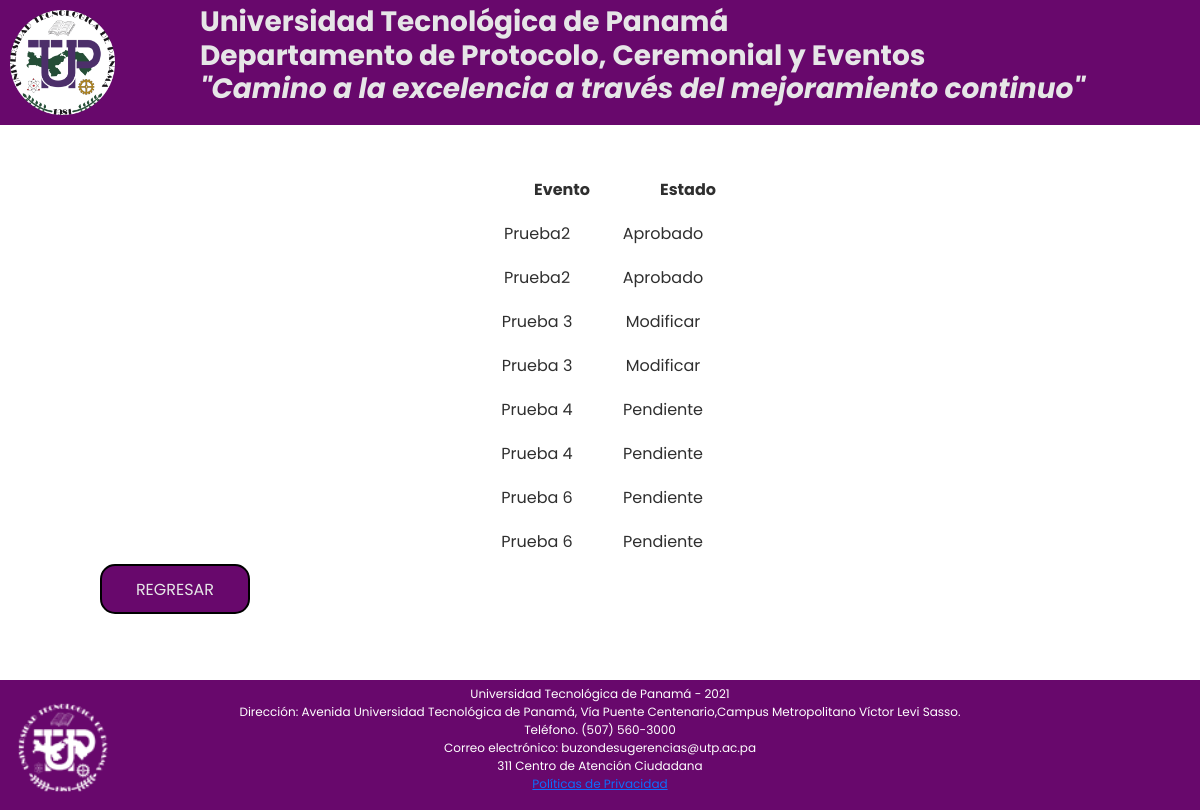
The page /paginas/estado.php (signed in) on the database its author committed.
### tables this page shows
CREATE TABLE `orden` (
  `idOrden` int(11) NOT NULL,
  `fechaActividad` date NOT NULL,
  `horaActividad` time NOT NULL,
  `fechaRetiro` date NOT NULL,
  `fechaDevolucion` date NOT NULL,
  `observacion` varchar(250) NOT NULL,
  `idLugar` int(11) NOT NULL,
  `idFacultad` int(11) NOT NULL,
  `nomActividad2` varchar(300) DEFAULT NULL,
  `estado` varchar(100) NOT NULL
);

### procesos/consultaUser.php (called while the page is built)
<?php
    include("../config/conexion.php");
    $id_usuario=$_SESSION['id'];
    $result=$conn->query("SELECT * FROM usuario WHERE id='$id_usuario'");
    $datoUser=$result->fetch(PDO::FETCH_OBJ);
?>

### paginas/estado.php (the view, shortened to what this page needs)
<?php
	include("../procesos/consultaUser.php");
	$sql=$conn->query("SELECT orden.nomActividad2, orden.estado, usuario.nombre, usuario.apellido,usuario.tipoUsuario FROM orden
	INNER JOIN orden_usuario ON orden.idOrden=orden_usuario.idOrden
	INNER JOIN usuario ON usuario.id=orden_usuario.idUsuario
	WHERE usuario.id='$datoUser->id'");
?>
<!DOCTYPE html>
<html>
<head>
	<link rel="stylesheet" type="text/css" href="../CSS/estilo.css">
    <link href ="../CSS/bootstrap.min.css" rel ="stylesheet">
</head>
<body class="cuerpo">
	<div id="page-container">
   		<div id="content-wrap">
			<header class="tope">
				<img src="../imagenes/logo.png" class="logo">
				<h3 class="titulosHeader">Universidad Tecnológica de Panamá<br>Departamento de Protocolo, Ceremonial y Eventos<br><i>"Camino a la excelencia a través del mejoramiento continuo"</i></h3>
			</header>
			<br><br>
			<div class="centrar">
				<table align="center" cellspacing="20" cellpadding="10">
					<thead>
						<tr>
							<th class="titulosHeaderBlack">Evento</th>
							<th class="titulosHeaderBlack">Estado</th>
						</tr>
					</thead>
					<tbody>
						<?php while ($estado=$sql->fetch(PDO::FETCH_OBJ)) {  ?>
                            <tr>
                            	<td class="textoCuerpoBlack"> <?php echo $estado->nomActividad2; ?> </td>
								<td class="textoCuerpoBlack"> <?php echo $estado->estado; ?> </td>
                        	</tr>
                        <?php } ?>
					</tbody>
				</table>
			</div>
			<div>
            	<a href="menuPrincipal.php"><button class="redondo espacioBoton5" type="submit"><label class="textoCuerpo">REGRESAR</label></button></a>
            <div>
            <br><br>
			<footer id="footer">
					<img src="../imagenes/logo-footer.png" class="logo">
					Universidad Tecnológica de Panamá - 2021
					<br>
					Dirección: Avenida Universidad Tecnológica de Panamá, Vía Puente Centenario,Campus Metropolitano Víctor Levi Sasso.
					<br>
					Teléfono. (507) 560-3000
					<br>
					Correo electrónico: buzondesugerencias@utp.ac.pa
					<br>
					311 Centro de Atención Ciudadana
					<br>
					<a class="politicas" href="https://aig.gob.pa/acercade/disclaimer/">Políticas de Privacidad</a>
				</footer>
		</div>
	</div>
</body>
</html>

### CSS/estilo.css (style rules this page uses)
html { background-color: #68086c; }
.titulosHeader { font-family: 'Poppins', sans-serif; padding-left: 200px; padding-top: 5px; text-align: left; font-weight: bold; color:#e6e6e7 ; }
.titulosHeaderBlack { font-family: 'Poppins', sans-serif; padding-top: 5px; padding-left:60px; text-align: left; font-weight: bold; color:#2f2f2f ; }
.textoCuerpo { font-family: 'Poppins', sans-serif; color:#e6e6e7 ; }
.textoCuerpoBlack { font-family: 'Poppins', sans-serif; color:#2f2f2f ; }
.centrar { text-align: center; display: flex; justify-content: center; align-items: center; }
body { width:100%; background-color:#FFFFFF; margin:auto; }
.tope { width:100%; height:125px; padding-top: 0px; background-color: #68086c; text-align: center; }
.cuerpo { background-color: #FFFFFF; }
#page-container { position: relative; min-height: 100vh; }
#content-wrap { padding-bottom: 7.5rem; }
#footer { position: absolute; bottom: 0; width: 100%; height: 7.5rem; background-color: #68086c; text-align: center; font-family: 'Poppins', sans-serif; color:#FFFFFF; padding-top: 5px; font-size: 12px; }
.logo { position:absolute; left:0px; width: 125px; height: 125px; padding: 10px; }
.redondo { border-radius: 15px; border-color: #d3c0d3; border: 2px solid; padding: 5px; width: 150px; height: 50px; background-color: #68086c; }
.espacioBoton5 { margin-left: 100px; }

### rows shown on the page
orden: nomActividad2 "Prueba2", estado "Aprobado"
orden: nomActividad2 "Prueba 3", estado "Modificar"
orden: nomActividad2 "Prueba 4", estado "Pendiente"
orden: nomActividad2 "Prueba 6", estado "Pendiente"
